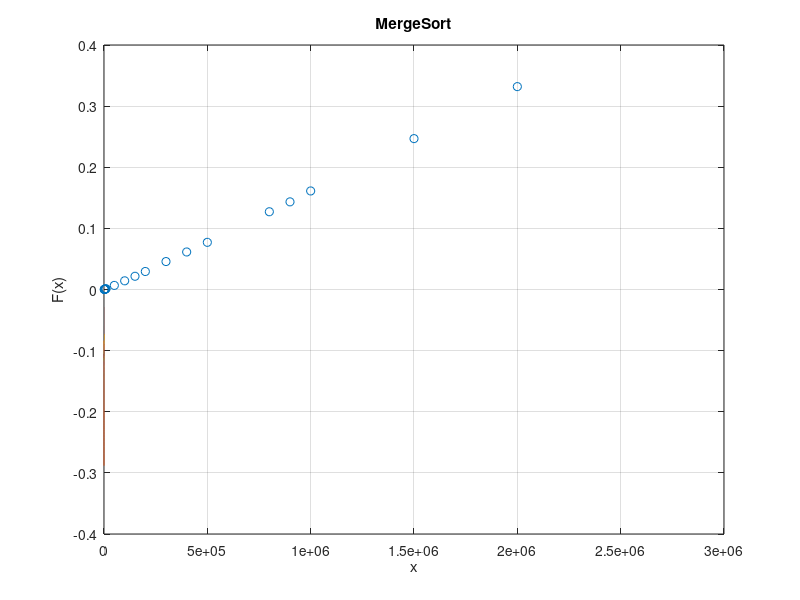

The MATLAB source for this figure:
%%VALORES DE X
x=[1000 2000 3000 4000 5000 8000 10000 50000 100000 150000 200000 300000 400000 500000 800000 900000 1000000 1500000 2000000];

%%VALORES DE y = F(x) en Milisegundos
y=[0.0001220703 0.0002119541 0.0003190041 0.0004320145 0.0006029606 0.0009381771 0.0012040138 0.0067069530 0.0142071247 0.0216510296 0.0294518471 0.0457279682 0.0613901615 0.0771660805 0.1272029877 0.1433978081 0.1612131596 0.2468550205 0.3319120407];

%%OBTENER UN POLINOMIO QUE SE AJUSTE A LOS PUNTOS X Y Y
p = polyfit(log(x),y,1)
a=p(1);
c=p(2);
fprintf('f(x)=%f*ln(x)+%f\n',a,c);

%%SE CREA UN ESPACIO PARA REALIZAR UNA GRAFICA EN 
%%DONDE SE COMPARA LA CURVA AJUSTADA CONTRA LOS 
%%VALORES EXPERIMENTALES
xi=linspace(0,3000000,10000000);      %%ESPACIO DE PUNTOS PARA Xi
z = polyval(p,log(xi));        %%EVALUACION DE LA CURVA LOGARITMICA P EN EL ESPACIO Xi

%%SE REALIZA LA FIGURA CORRESPONDIENTE
figure(1);
plot(x,y,'o',xi,z,'-'),grid;
ylabel('F(x)');
xlabel('x');
title('MergeSort');

